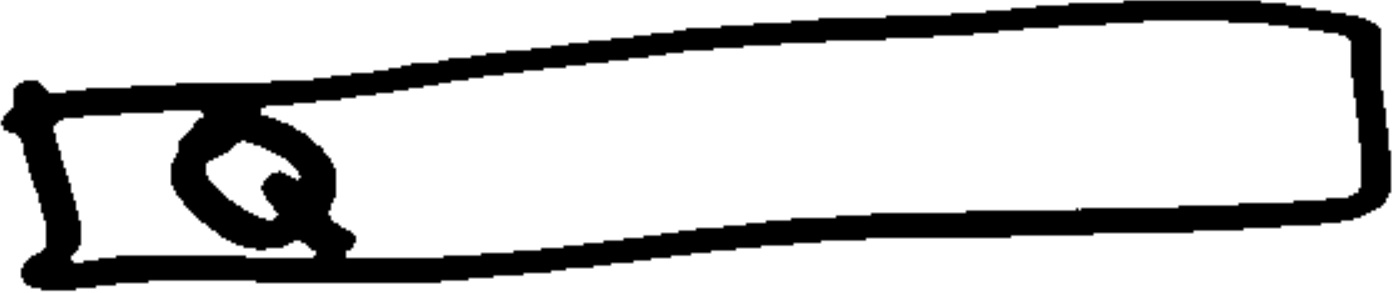
#> input picture preprocess/testing3/pic1_0.jpg, 1394 x 293 px
$ python -i myDetect.py   (imports and definitions only)   (older library calls are emulated)
#> lines starting #> are read from the running program, lines starting #| are printed output that depends on the picture; after the words box and inside, x2 and y2 are one past the last pixel; in counts of white or black regions, pixels touching at a corner belong together
#> further down, picture is the input picture: shape (293, 1394, 3); min 0, max 255, mean 198.5
import cv2
import numpy as np
import os
#import myclarifai as nn
import json

# [5 lines left out: function readImg, not called in this run]

def preprocess(img):
  img = cv2.cvtColor(img, cv2.COLOR_BGR2GRAY)
  #smooth a bit
  img = cv2.GaussianBlur(img,(9, 9),0)
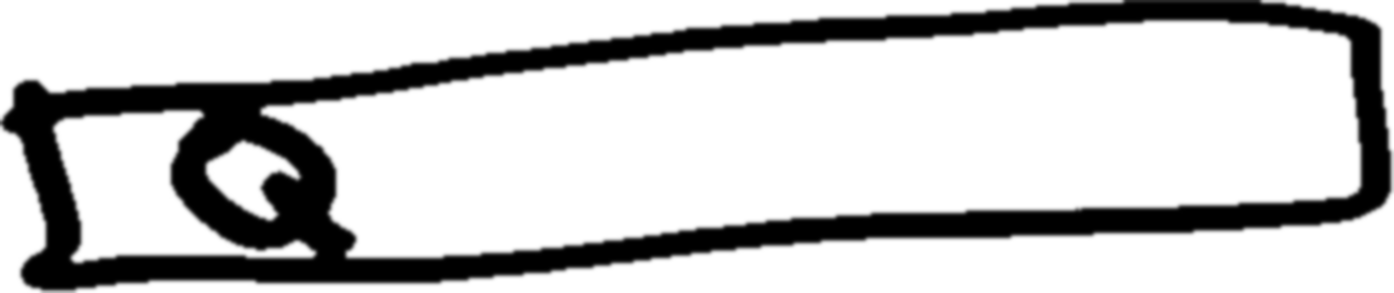
#> img: shape (293, 1394); min 0, max 255, mean 198.5
  #smooth more, preserves edges
  img = cv2.bilateralFilter(img, 5, 25, 25)
  #AT is better when there's changing light
  processed = cv2.adaptiveThreshold(img, 255, \
    cv2.ADAPTIVE_THRESH_GAUSSIAN_C, cv2.THRESH_BINARY_INV, 9, 2)
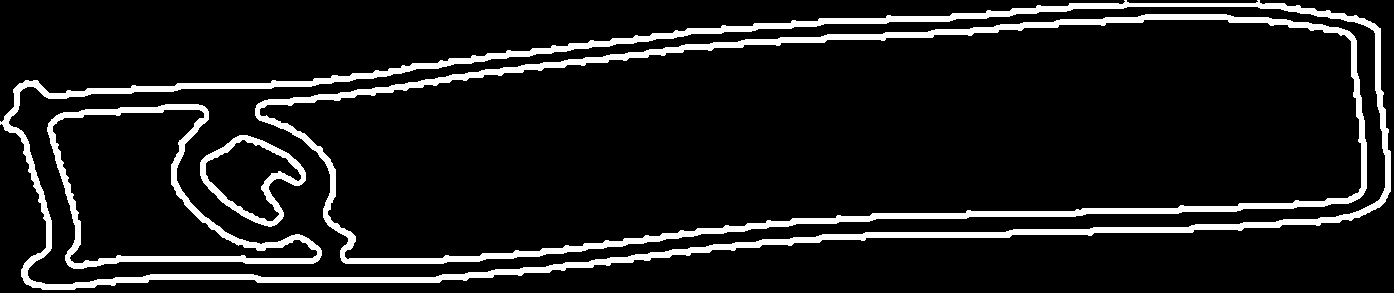
#> processed: shape (293, 1394); 10.2% white; 4 white regions, box (x1, y1, x2, y2) and area: (0, 0, 1391, 290) 19169, (255, 14, 1367, 264) 15465, (47, 104, 322, 269) 5128, (200, 135, 306, 227) 2008
  #do a closing operation to connect dashed lines
  kernel = np.ones((4, 4),np.uint8)
  processed = cv2.dilate(processed, kernel, iterations = 1)
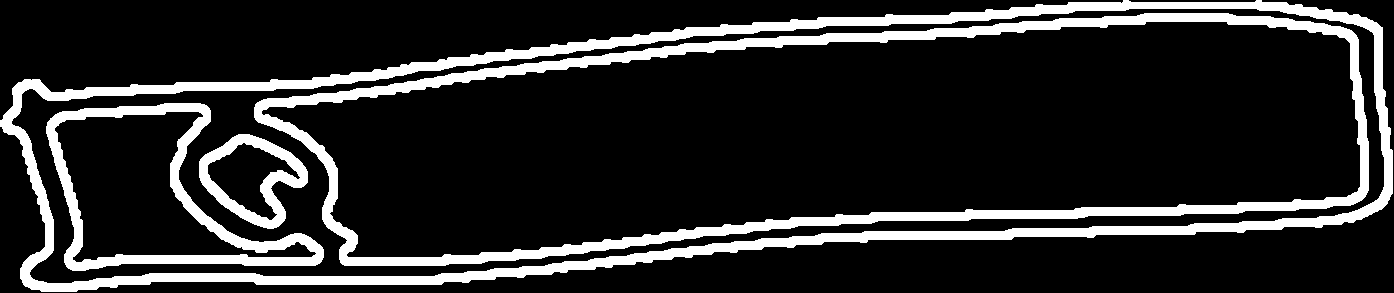
#> processed: shape (293, 1394); 15.8% white; 4 white regions, box (x1, y1, x2, y2) and area: (0, 0, 1393, 292) 29543, (254, 13, 1369, 266) 23779, (46, 103, 324, 271) 8063, (199, 134, 308, 229) 3281
  processed = cv2.morphologyEx(processed, cv2.MORPH_CLOSE, kernel)
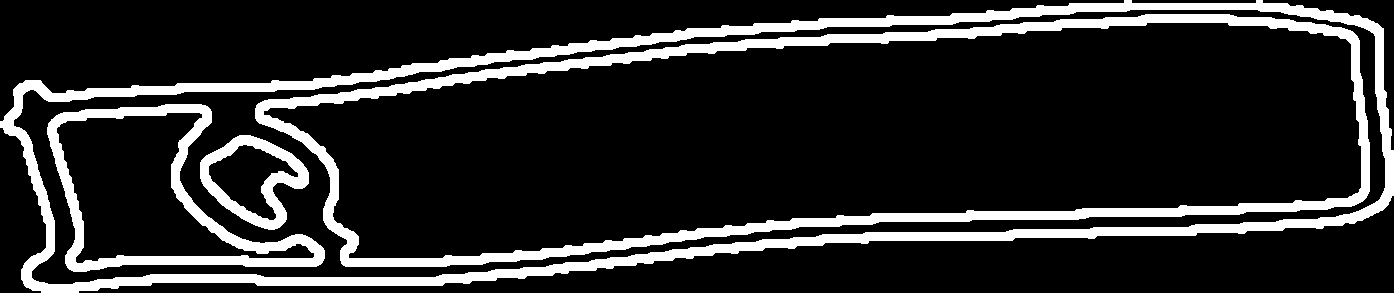
#> processed: shape (293, 1394); 15.9% white; 4 white regions, box (x1, y1, x2, y2) and area: (0, 0, 1394, 293) 29588, (255, 14, 1370, 267) 23791, (47, 104, 325, 272) 8091, (200, 135, 309, 230) 3306

  #find only lines in processed can remove most of the remaining noises
  lines = cv2.HoughLinesP(processed, 1, np.pi / 180, 50, 60, 20, 5)
#> lines = 556 rows, first 6: [44, 99, 415, 73], [564, 60, 1224, 14], [709, 245, 1355, 222], [204, 264, 323, 260], [678, 232, 1138, 208], [625, 53, 1186, 14]
  blank = np.zeros((img.shape[0], img.shape[1], 1), np.uint8)
  for i in range(0, len(lines)):
    l = lines[i][0]
    cv2.line(blank, (l[0], l[1]), (l[2], l[3]), 255, 3, cv2.LINE_AA)
#> this loop made 556 passes
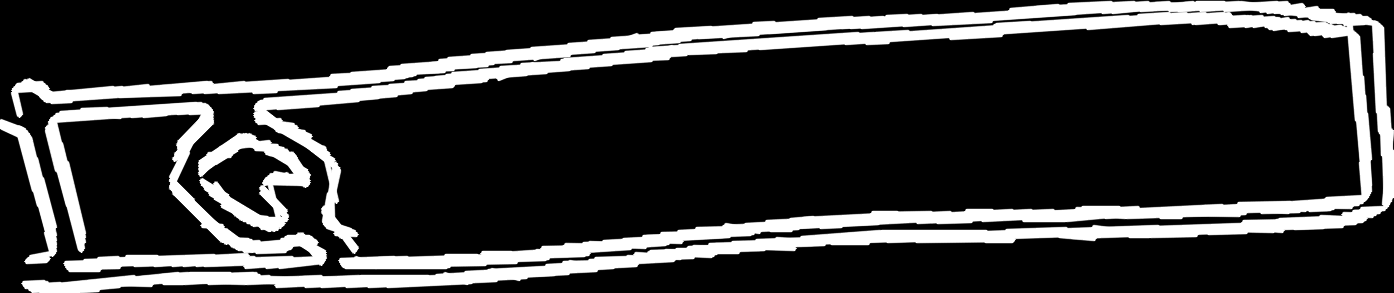
#> blank: shape (293, 1394, 1); min 0, max 255, mean 52.2
  #close a bit
  kernel = np.ones((2, 2),np.uint8)
  # closed = cv2.dilate(blank, kernel, iterations = 1)
  closed = cv2.morphologyEx(blank, cv2.MORPH_CLOSE, kernel)
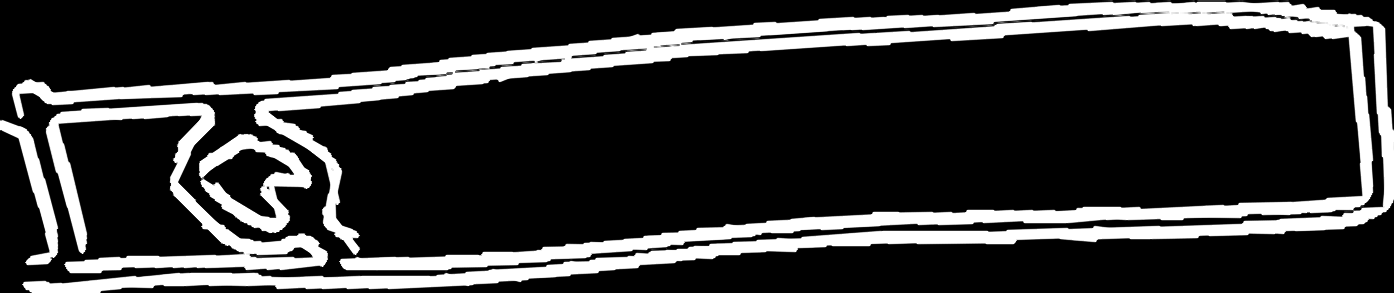
#> closed: shape (293, 1394); min 0, max 255, mean 52.3
  return closed

#find the contour in the image
# [54 lines left out: functions contour, rect_to_cut, cut_predict, not called in this run]

>>> import cv2
>>> picture = cv2.imread('testing3/pic1_0.jpg')
>>> result = preprocess(picture)

$ run again, on preprocess/testing3/pic1_1.jpg
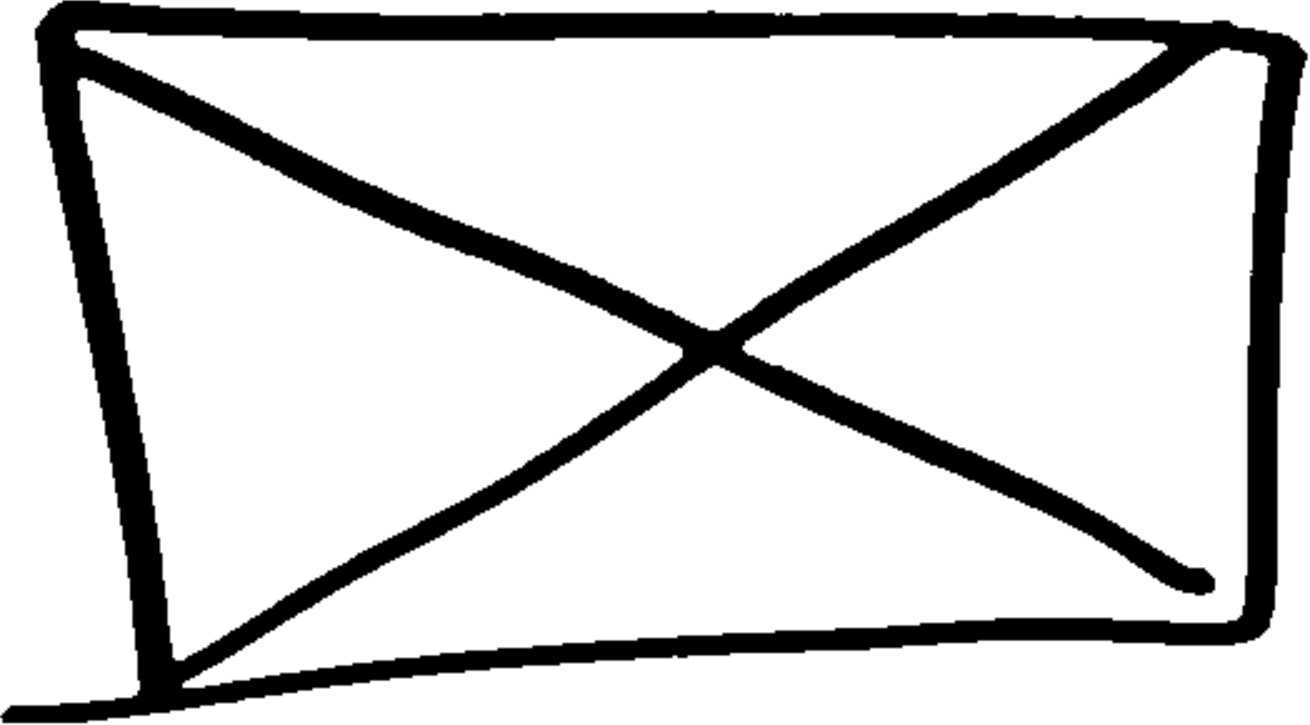
#> input picture preprocess/testing3/pic1_1.jpg, 1310 x 725 px
#> picture is the input picture: shape (725, 1310, 3); min 0, max 255, mean 211.7
#> in preprocess, `processed = cv2.morphologyEx(processed, cv2.MORPH_CLOSE, kernel)`:
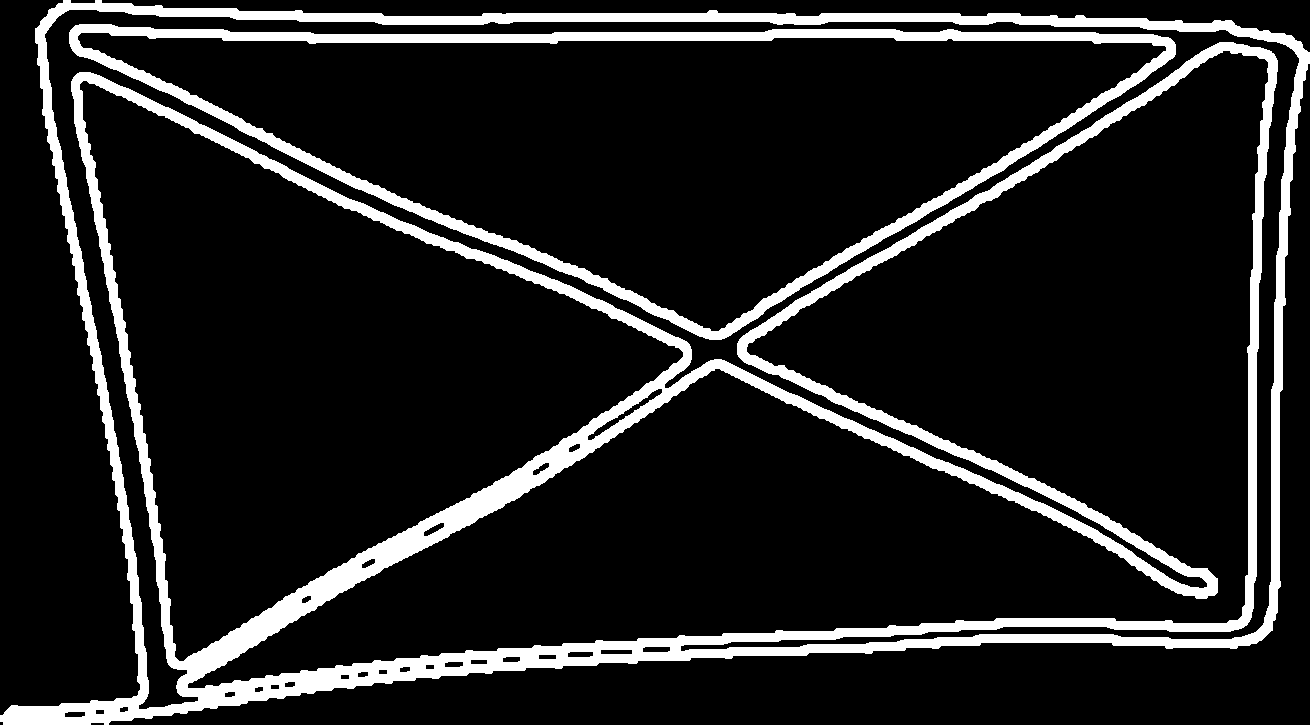
#> processed: shape (725, 1310); 12.9% white; 2 white regions, box (x1, y1, x2, y2) and area: (0, 0, 1310, 725) 99317, (69, 24, 1176, 340) 23441
#> lines = 594 rows, first 6: [737, 349, 1229, 42], [147, 36, 1160, 36], [402, 221, 691, 349], [293, 686, 744, 647], [299, 21, 1182, 21], [712, 360, 1102, 534]
#> the loop in preprocess, `for i in range(0, len(lines)):` made 594 passes
#> in preprocess, `closed = cv2.morphologyEx(blank, cv2.MORPH_CLOSE, kernel)`:
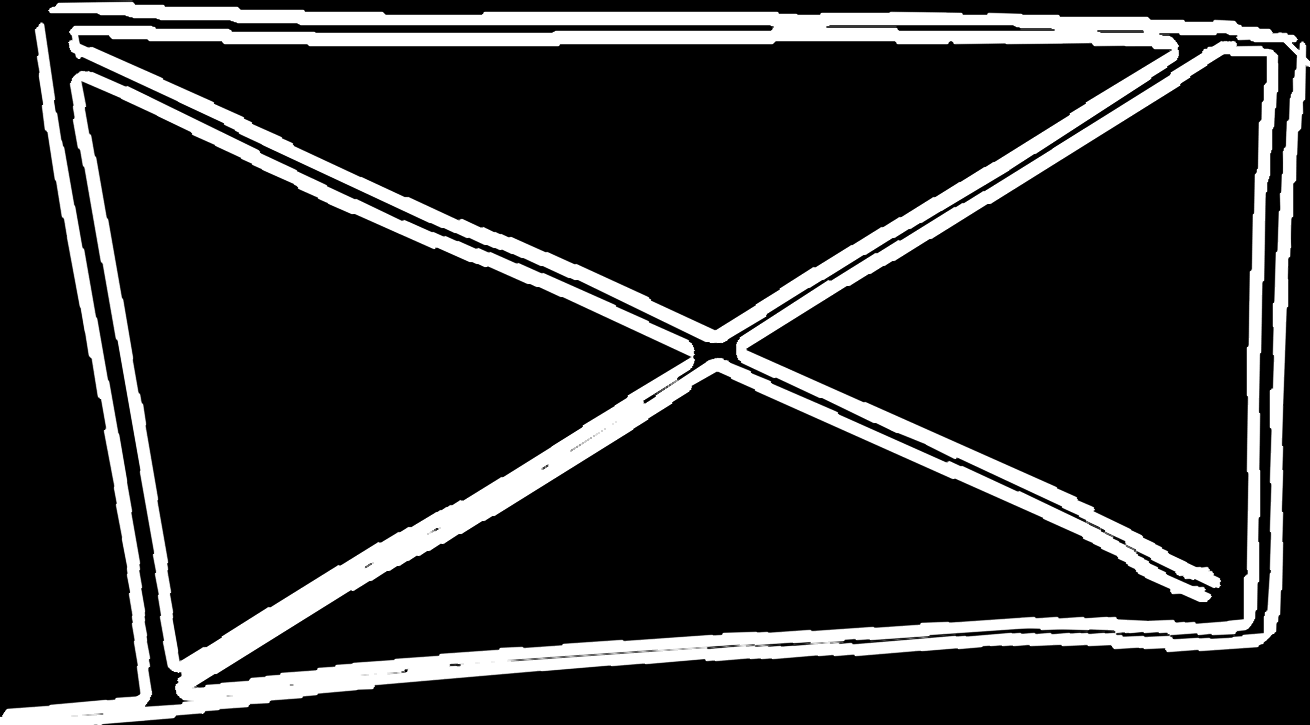
#> closed: shape (725, 1310); min 0, max 255, mean 43.3

$ run again, on preprocess/testing3/pic1_2.jpg
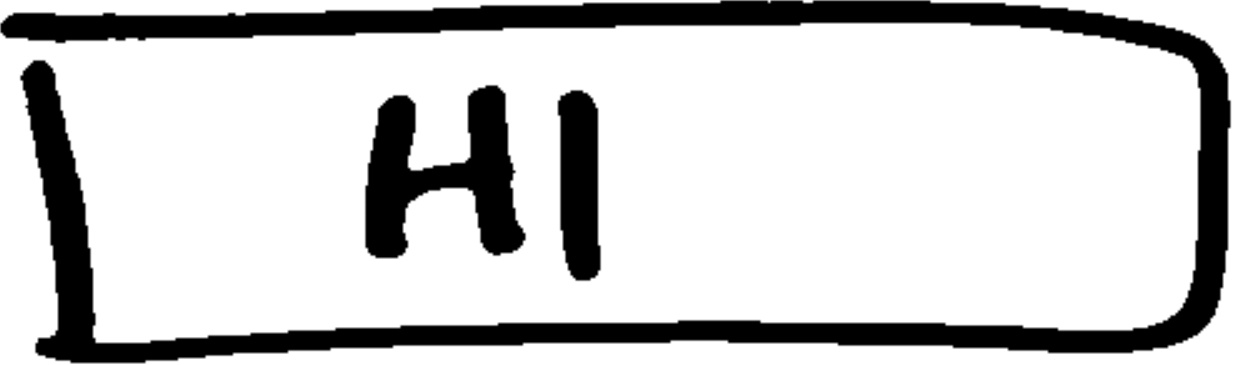
#> input picture preprocess/testing3/pic1_2.jpg, 1233 x 365 px
#> picture is the input picture: shape (365, 1233, 3); min 0, max 255, mean 203.3
#> in preprocess, `processed = cv2.morphologyEx(processed, cv2.MORPH_CLOSE, kernel)`:
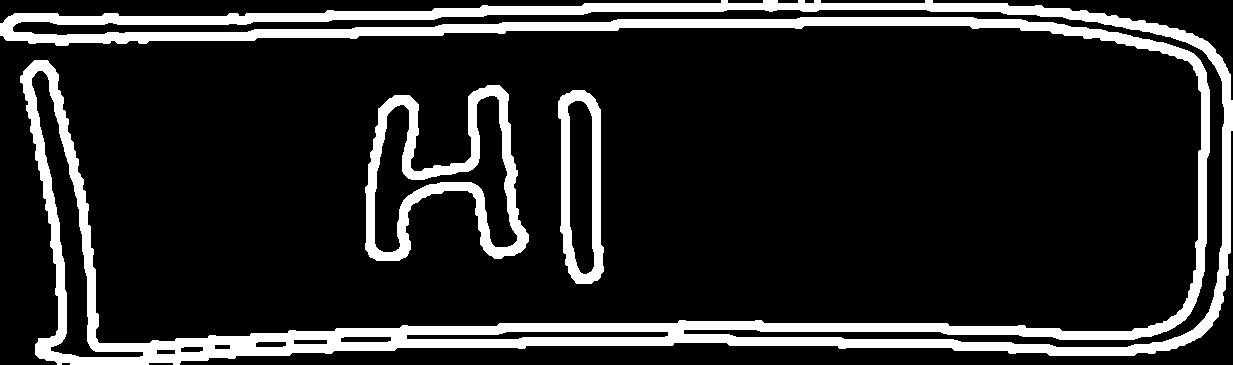
#> processed: shape (365, 1233); 14.9% white; 3 white regions, box (x1, y1, x2, y2) and area: (0, 0, 1233, 365) 54860, (365, 85, 529, 261) 8161, (558, 90, 604, 284) 3859
#> lines = 466 rows, first 6: [4, 37, 1021, 19], [748, 9, 1008, 5], [4, 21, 1007, 4], [5, 39, 618, 28], [3, 36, 1005, 19], [230, 348, 841, 337]
#> the loop in preprocess, `for i in range(0, len(lines)):` made 466 passes
#> in preprocess, `closed = cv2.morphologyEx(blank, cv2.MORPH_CLOSE, kernel)`:
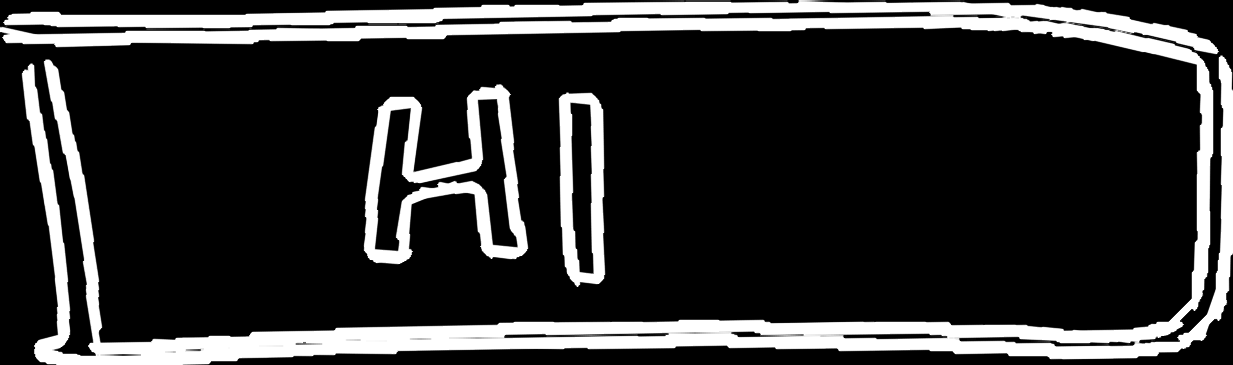
#> closed: shape (365, 1233); min 0, max 255, mean 49.4
